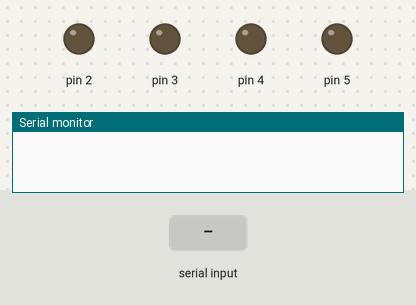
Simulated run of this sketch. Board: Arduino Uno, built with avr-gcc and run on an emulated ATmega328P. On the bench: output pins drawn as LEDs (lit = HIGH), the last lines printed to the serial monitor. The inputs (shaded band) are chosen by the test bench.

Above: at 1.2 s.
1.3 s: "1" received over the second serial link
At 1.7 s:
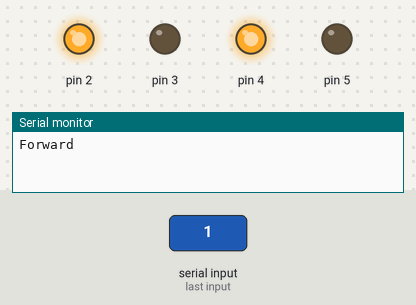
3.3 s: "2" received over the second serial link
At 3.7 s:
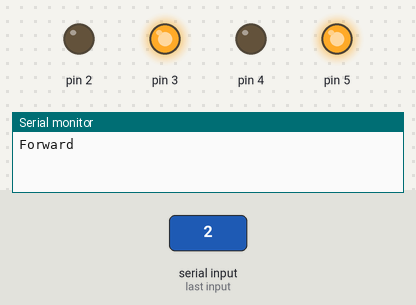
5.3 s: "3" received over the second serial link
At 5.7 s:
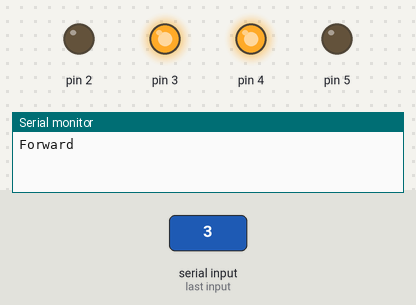
7.3 s: "4" received over the second serial link
At 7.7 s:
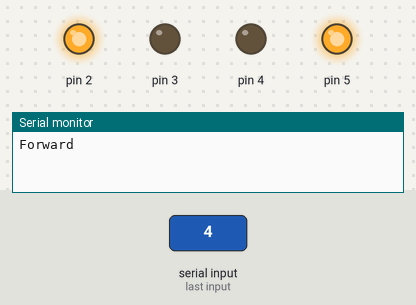
Timing chart, 0 to 10.3 s (numbered marks = the images above; inputs shaded):
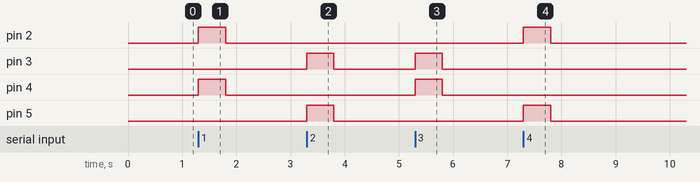

The sketch:

Voice_Car.ino
```cpp
#include <SoftwareSerial.h>

SoftwareSerial mySerial(10, 11); // RX, TX
String readvoice = "";

void setup() {
  // Open serial communications and wait for port to open:
  Serial.begin(9600);
  while (!Serial) {
    ; // wait for serial port to connect. Needed for native USB port only
  }
  // set the data rate for the SoftwareSerial port
  mySerial.begin(9600);
    pinMode(2, OUTPUT);
  pinMode(3, OUTPUT);
  pinMode(4, OUTPUT);
  pinMode(5, OUTPUT);
}

void loop() { // run over and over
  if (mySerial.available()) {
    char c = mySerial.read();
    readvoice += c;

    if (readvoice == "1")
    {
      Serial.println("Forward");
      digitalWrite(2, HIGH);   // turn the LED on (HIGH is the voltage level)
      digitalWrite(3, LOW);   // turn the LED on (HIGH is the voltage level)
      digitalWrite(4, HIGH);   // turn the LED on (HIGH is the voltage level)
      digitalWrite(5, LOW);   // turn the LED on (HIGH is the voltage level)
      delay(500);                       // wait for a second
      digitalWrite(2, LOW);   // turn the LED on (HIGH is the voltage level)
      digitalWrite(3, LOW);   // turn the LED on (HIGH is the voltage level)
      digitalWrite(4, LOW);   // turn the LED on (HIGH is the voltage level)
      digitalWrite(5, LOW);   // turn the LED on (HIGH is the voltage level)
    }
    if (readvoice == "2")
    {
      digitalWrite(2, LOW);   // turn the LED on (HIGH is the voltage level)
      digitalWrite(3, HIGH);   // turn the LED on (HIGH is the voltage level)
      digitalWrite(4, LOW);   // turn the LED on (HIGH is the voltage level)
      digitalWrite(5, HIGH);   // turn the LED on (HIGH is the voltage level)
      delay(500);                       // wait for a second
      digitalWrite(2, LOW);   // turn the LED on (HIGH is the voltage level)
      digitalWrite(3, LOW);   // turn the LED on (HIGH is the voltage level)
      digitalWrite(4, LOW);   // turn the LED on (HIGH is the voltage level)
      digitalWrite(5, LOW);   // turn the LED on (HIGH is the voltage level)
    }
    if (readvoice == "3")
    {
      digitalWrite(2, LOW);   // turn the LED on (HIGH is the voltage level)
      digitalWrite(3, HIGH);   // turn the LED on (HIGH is the voltage level)
      digitalWrite(4, HIGH);   // turn the LED on (HIGH is the voltage level)
      digitalWrite(5, LOW);   // turn the LED on (HIGH is the voltage level)
      delay(500);                       // wait for a second
      digitalWrite(2, LOW);   // turn the LED on (HIGH is the voltage level)
      digitalWrite(3, LOW);   // turn the LED on (HIGH is the voltage level)
      digitalWrite(4, LOW);   // turn the LED on (HIGH is the voltage level)
      digitalWrite(5, LOW);   // turn the LED on (HIGH is the voltage level)
    }
    if (readvoice == "4")
    {
      digitalWrite(2, HIGH);   // turn the LED on (HIGH is the voltage level)
      digitalWrite(3, LOW);   // turn the LED on (HIGH is the voltage level)
      digitalWrite(4, LOW);   // turn the LED on (HIGH is the voltage level)
      digitalWrite(5, HIGH);   // turn the LED on (HIGH is the voltage level)
      delay(500);                       // wait for a second
      digitalWrite(2, LOW);   // turn the LED on (HIGH is the voltage level)
      digitalWrite(3, LOW);   // turn the LED on (HIGH is the voltage level)
      digitalWrite(4, LOW);   // turn the LED on (HIGH is the voltage level)
      digitalWrite(5, LOW);   // turn the LED on (HIGH is the voltage level)
    }
  }
  readvoice = "";

}
```

Measured:
- after the input at 1.3 s, pin 2, pin 4: LOW → HIGH at once, → LOW 0.50 s later
- after the input at 3.3 s, pin 3, pin 5: LOW → HIGH at once, → LOW 0.50 s later
- after the input at 5.3 s, pin 3, pin 4: LOW → HIGH at once, → LOW 0.50 s later
- after the input at 7.3 s, pin 2, pin 5: LOW → HIGH at once, → LOW 0.50 s later
